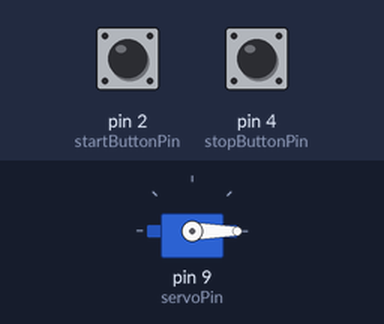
Simulated run of this sketch. Board: Arduino Uno, built with avr-gcc and run on an emulated ATmega328P. Shown: servo. The test bench sets the inputs (shaded band); at power-on: pin 2 (startButtonPin) HIGH, pin 4 (stopButtonPin) HIGH.

Above: at 1.2 s.
1.3 s: pin 2 (startButtonPin) pulled LOW for 0.15 s
At 1.95 s:
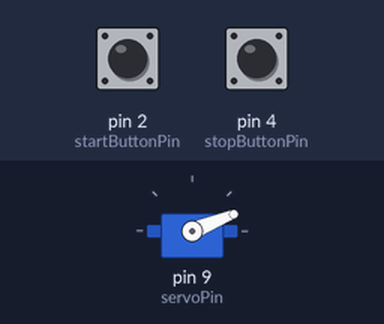
At 2.45 s:
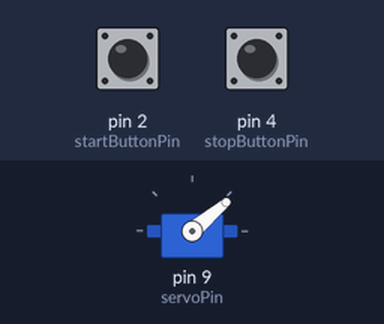
4.3 s: pin 4 (stopButtonPin) pulled LOW for 0.15 s
At 4.45 s:
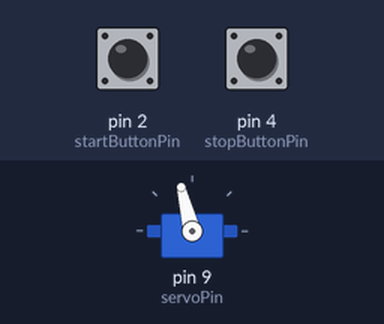
7.3 s: pin 2 (startButtonPin) pulled LOW for 1 s
11.3 s: pin 4 (stopButtonPin) pulled LOW for 1 s
14.3 s: pin 2 (startButtonPin) pulled LOW for 3.2 s
Timing chart, 0 to 21.5 s (numbered marks = the images above; inputs shaded):
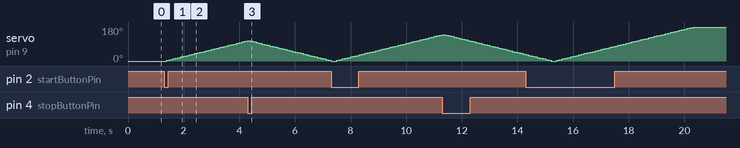

The sketch:

bldc-motor-control-with-arduino.ino
```cpp
#include <Servo.h>
#include <MsTimer2.h>

const int servoPin = 9;
const int minPulseWidth = 880;   // stopped
const int maxPulseWidth = 2080;  // rotating at max speed
const int pulseWidthStep = (maxPulseWidth - minPulseWidth) / 50;
const int startButtonPin = 2;
const int stopButtonPin = 4;
const unsigned long timeToRotate = 60000;  // 60s

enum Status {
  stopped,
  accelerating,
  rotatingMaxSpeed,
  decelerating,
};

Servo servo;
Status status = stopped;
int currPulseWidth = minPulseWidth;
bool isRotationFinished = false;

void setup() {
  servo.attach(servoPin, minPulseWidth, maxPulseWidth);
  pinMode(startButtonPin, INPUT_PULLUP);
  pinMode(stopButtonPin, INPUT_PULLUP);
  MsTimer2::set(timeToRotate, timerExpired);
}

void loop() {
  switch (status) {
    case stopped:
      doAtStopped();
      break;
    case accelerating:
      doAtAccelerating();
      break;
    case rotatingMaxSpeed:
      doAtRotatingMaxSpeed();
      break;
    case decelerating:
      doAtDecelerating();
      break;
  }
  delay(100);
}

void doAtStopped() {
  servo.writeMicroseconds(minPulseWidth);

  int startButtonState = digitalRead(startButtonPin);
  if (startButtonState == LOW) {
    status = accelerating;
  }
}

void doAtAccelerating() {
  if (currPulseWidth < maxPulseWidth) {
    currPulseWidth += pulseWidthStep;
  }
  servo.writeMicroseconds(currPulseWidth);

  if (currPulseWidth >= maxPulseWidth) {
    status = rotatingMaxSpeed;
  }

  int stopButtonState = digitalRead(stopButtonPin);
  if (stopButtonState == LOW) {
    status = decelerating;
  }
}

void doAtRotatingMaxSpeed() {
  servo.writeMicroseconds(maxPulseWidth);

  static bool isEntry = true;
  if (isEntry) {
    MsTimer2::start();
    isEntry = false;
  }

  int stopButtonState = digitalRead(stopButtonPin);
  if (stopButtonState == LOW || isRotationFinished) {
    status = decelerating;
    isRotationFinished = false;
    isEntry = true;
    MsTimer2::stop();
  }
}

void doAtDecelerating() {
  if (currPulseWidth > minPulseWidth) {
    currPulseWidth -= pulseWidthStep;
  }
  servo.writeMicroseconds(currPulseWidth);

  if (currPulseWidth <= minPulseWidth) {
    status = stopped;
  }
}

void timerExpired() {
  isRotationFinished = true;
}
```

Measured:
- after the input at 1.3 s, servo on pin 9 (servoPin): moves from 0° to 104° over 2.8 s, starting after 0.10 s
